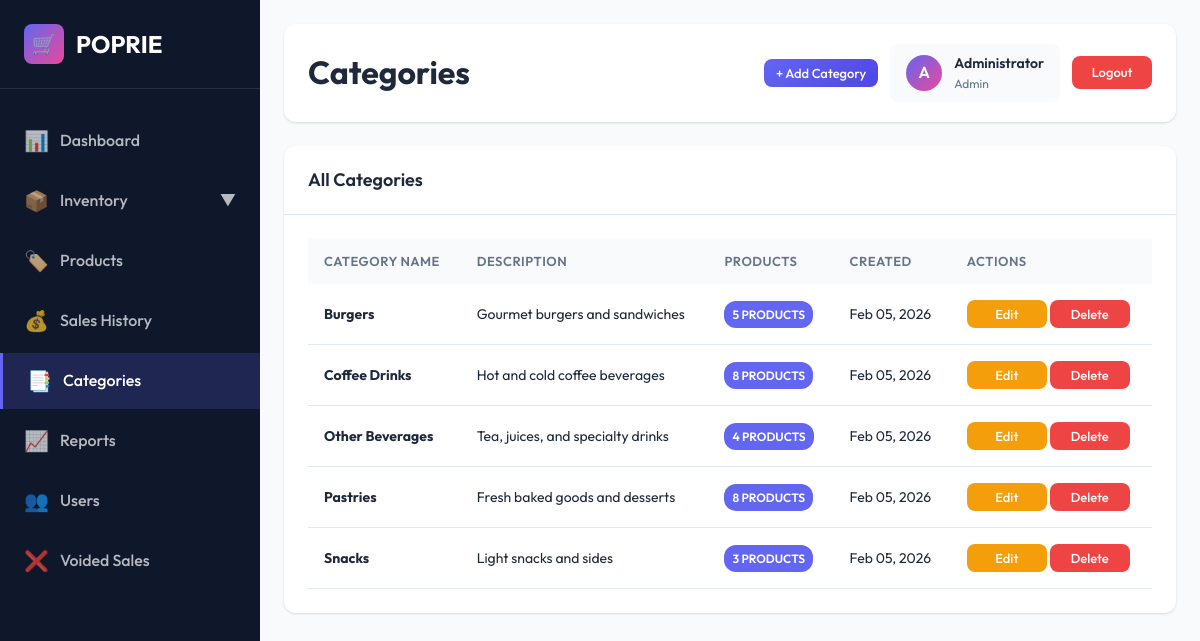
The app's page /categories.php (signed in) with its own data.
### tables this page shows
CREATE TABLE IF NOT EXISTS categories (
    category_id INT AUTO_INCREMENT PRIMARY KEY,
    category_name VARCHAR(100) NOT NULL,
    description TEXT,
    created_at TIMESTAMP DEFAULT CURRENT_TIMESTAMP
);

### includes/auth.php (called while the page is built, shortened)
<?php
function getCurrentUser() {
    return [
        'user_id' => $_SESSION['user_id'] ?? null,
        'username' => $_SESSION['username'] ?? null,
        'full_name' => $_SESSION['full_name'] ?? null,
        'role' => $_SESSION['role'] ?? null
    ];
}
?>

### categories.php (the view, shortened to what this page needs)
<?php
require_once 'includes/config.php';
require_once 'includes/auth.php';
$page = isset($_GET['page']) ? max(1, intval($_GET['page'])) : 1;
$limit = 5;
$offset = ($page - 1) * $limit;
$categories = $conn->query("
    SELECT c.*, COUNT(p.product_id) as product_count
    FROM categories c
    LEFT JOIN products p ON c.category_id = p.category_id AND p.status = 'active'
    GROUP BY c.category_id
    ORDER BY c.category_name ASC
    LIMIT $limit OFFSET $offset
");
?>
<!DOCTYPE html>
<html lang="en">
<head>
    <link rel="stylesheet" href="css/style.css">
</head>
<body>
    <div class="main-wrapper">
        <?php include 'includes/sidebar.php'; ?>
        <div class="main-content">
            <div class="header">
                <h1>Categories</h1>
                <div class="header-actions">
                    <button class="btn btn-primary btn-sm" onclick="openAddModal()">+ Add Category</button>
                    <div class="user-info">
                        <div class="user-avatar"><?php echo strtoupper(substr($user['full_name'], 0, 1)); ?></div>
                        <div class="user-details">
                            <h4><?php echo htmlspecialchars($user['full_name']); ?></h4>
                            <p><?php echo ucfirst($user['role']); ?></p>
                        </div>
                    </div>
                    <a href="logout.php" class="btn btn-logout btn-sm">Logout</a>
                </div>
            </div>
            <div class="card">
                <div class="card-header">
                    <h3>All Categories</h3>
                </div>
                <div class="card-body">
                    <div class="table-responsive">
                        <table>
                            <thead>
                                <tr>
                                    <th>Category Name</th>
                                    <th>Description</th>
                                    <th>Products</th>
                                    <th>Created</th>
                                    <th>Actions</th>
                                </tr>
                            </thead>
                            <tbody>
                                <?php while ($category = $categories->fetch_assoc()): ?>
                                    <tr>
                                        <td><strong><?php echo htmlspecialchars($category['category_name']); ?></strong></td>
                                        <td><?php echo htmlspecialchars($category['description']); ?></td>
                                        <td><span class="badge badge-primary"><?php echo $category['product_count']; ?> products</span></td>
                                        <td><?php echo date('M d, Y', strtotime($category['created_at'])); ?></td>
                                        <td>
                                            <button class="btn btn-warning btn-sm" onclick='openEditModal(<?php echo json_encode($category); ?>)'>Edit</button>
                                            <button class="btn btn-danger btn-sm" onclick="deleteCategory(<?php echo $category['category_id']; ?>, <?php echo $category['product_count']; ?>)">Delete</button>
                                        </td>
                                    </tr>
                                <?php endwhile; ?>
                            </tbody>
                        </table>
                    </div>
                </div>
            </div>
        </div>
    </div>
</body>
</html>

### css/style.css (style rules this page uses)
:root { --primary: #6366f1; --primary-dark: #4f46e5; --primary-light: #818cf8; --secondary: #ec4899; --secondary-dark: #db2777; --success: #10b981; --warning: #f59e0b; --danger: #ef4444; --dark: #0f172a; --dark-800: #1e293b; --dark-700: #334155; --dark-600: #475569; --light: #f8fafc; --light-100: #f1f5f9; --light-200: #e2e8f0; --white: #ffffff; --text-primary: #1e293b; --text-secondary: #64748b; --border: #e2e8f0; --shadow: 0 1px 3px 0 rgba(0, 0, 0, 0.1), 0 1px 2px -1px rgba(0, 0, 0, 0.1); --shadow-lg: 0 10px 15px -3px rgba(0, 0, 0, 0.1), 0 4px 6px -4px rgba(0, 0, 0, 0.1); --shadow-xl: 0 20px 25px -5px rgba(0, 0, 0, 0.1), 0 8px 10px -6px rgba(0, 0, 0, 0.1); --radius: 12px; --radius-sm: 8px; --radius-lg: 16px; }
* { margin: 0; padding: 0; box-sizing: border-box; }
body { font-family: 'Outfit', -apple-system, BlinkMacSystemFont, 'Segoe UI', sans-serif; background: #E8E4C9; color: var(--text-primary); line-height: 1.6; min-height: 100vh; width: 100%; overflow-x: hidden; }
.btn { padding: 12px 24px; border: none; border-radius: var(--radius-sm); font-size: 15px; font-weight: 600; font-family: 'Outfit', sans-serif; cursor: pointer; transition: all 0.2s; display: inline-flex; align-items: center; justify-content: center; gap: 8px; text-decoration: none; }
.btn-primary { background: linear-gradient(135deg, var(--primary), var(--primary-dark)); color: var(--white); padding: 14px; display: block; margin: 0 auto; }
.btn-primary.btn-sm { width: auto; min-width: 60px; }
.main-wrapper { display: flex; min-height: 100vh; background: var(--light); }
.main-content { flex: 1; margin-left: 260px; padding: 24px; transition: margin-left 0.3s ease; }
.header { background: var(--white); border-radius: var(--radius); padding: 20px 24px; margin-bottom: 24px; box-shadow: var(--shadow); display: flex; justify-content: space-between; align-items: center; }
.header-actions { display: flex; gap: 12px; align-items: center; }
.user-info { display: flex; align-items: center; gap: 12px; padding: 8px 16px; background: var(--light); border-radius: var(--radius-sm); }
.user-avatar { width: 36px; height: 36px; background: linear-gradient(135deg, var(--primary), var(--secondary)); border-radius: 50%; display: flex; align-items: center; justify-content: center; color: var(--white); font-weight: 600; }
.user-details h4 { font-size: 14px; font-weight: 600; color: var(--text-primary); }
.user-details p { font-size: 12px; color: var(--text-secondary); }
.btn-logout { background: var(--danger); color: var(--white); }
.card { background: var(--white); border-radius: var(--radius); box-shadow: var(--shadow); margin-bottom: 24px; }
.card-header { padding: 20px 24px; border-bottom: 1px solid var(--border); display: flex; justify-content: space-between; align-items: center; }
.card-header h3 { font-size: 18px; font-weight: 600; color: var(--text-primary); }
.card-body { padding: 24px; }
.table-responsive { overflow-x: auto; }
table { width: 100%; border-collapse: collapse; }
thead th { background: var(--light); padding: 12px 16px; text-align: left; font-weight: 600; font-size: 13px; color: var(--text-secondary); text-transform: uppercase; letter-spacing: 0.5px; }
tbody td { padding: 16px; border-bottom: 1px solid var(--border); font-size: 14px; }
.badge { display: inline-block; padding: 4px 12px; border-radius: 100px; font-size: 12px; font-weight: 600; }
.badge-primary { background: rgba(99, 102, 241, 0.1); color: var(--primary); }
.btn-sm { padding: 6px 12px; font-size: 13px; }
.btn-danger { background: var(--danger); color: var(--white); }
.btn-warning { background: var(--warning); color: var(--white); }
.badge { display: inline-block; padding: 4px 8px; font-size: 12px; font-weight: 600; border-radius: 12px; text-transform: uppercase; }
.badge-primary { background: var(--primary); color: white; }
.btn-sm { padding: 8px 16px; font-size: 14px; font-weight: 500; min-width: 80px; text-align: center; vertical-align: middle; }
.btn-sm.btn-primary { margin-right: 2px; margin-left: 2px; }
.btn-sm.btn-danger { margin-right: 2px; margin-left: 2px; }
.btn-sm { white-space: nowrap; padding: 6px 12px; font-size: 13px; margin: 0 !important; }
.btn-sm.btn-primary { margin-right: 0 !important; margin-left: 0 !important; }
.btn-sm.btn-danger { margin-left: 0 !important; margin-right: 0 !important; }

### records on screen
categories: category_name "Burgers", description "Gourmet burgers and sandwiches", product_count "5", created_at "Feb 05, 2026"
categories: category_name "Coffee Drinks", description "Hot and cold coffee beverages", product_count "8", created_at "Feb 05, 2026"
categories: category_name "Other Beverages", description "Tea, juices, and specialty drinks", product_count "4", created_at "Feb 05, 2026"
categories: category_name "Pastries", description "Fresh baked goods and desserts", product_count "8", created_at "Feb 05, 2026"
categories: category_name "Snacks", description "Light snacks and sides", product_count "3", created_at "Feb 05, 2026"

### other values on screen
substr($user['full_name'], 0, 1) "A"
$user['full_name'] "Administrator"
$user['role'] "Admin"
